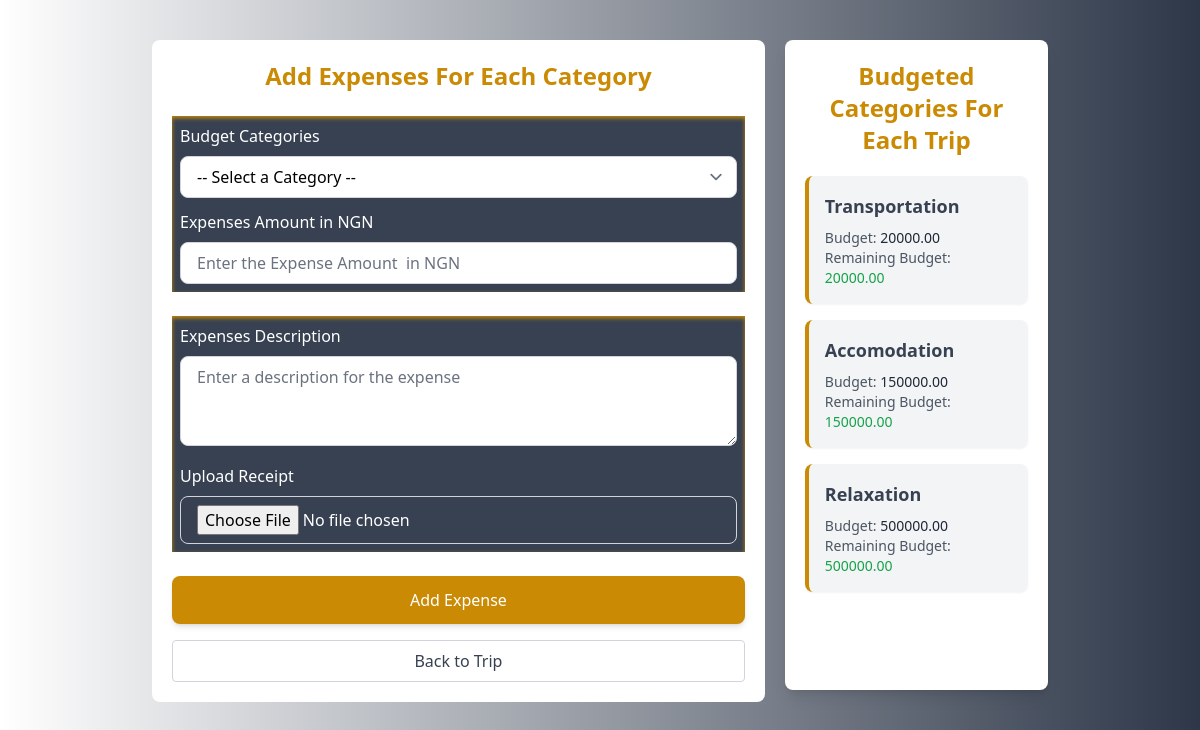
/expenses/3/add-expense/ (signed in), run on an earlier commit of the app's database.
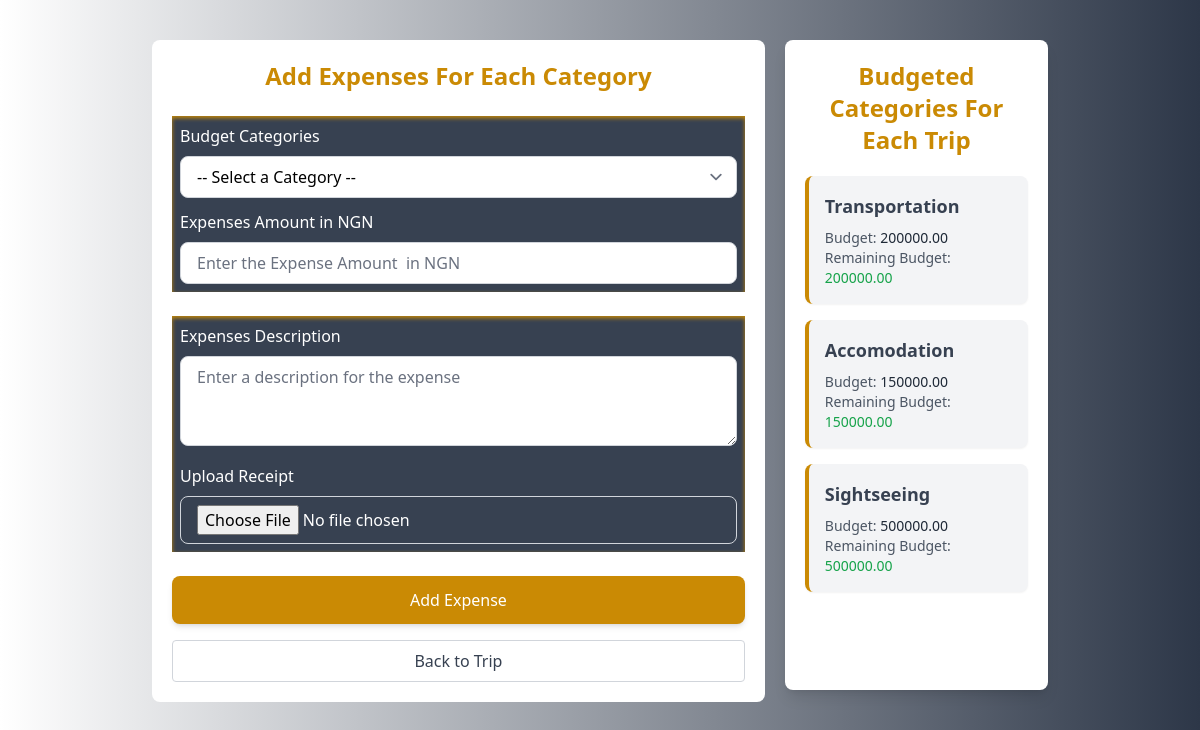
And on a later commit of the database.
### travel/models.py (models this page shows, shortened)
class CategoryBudget(models.Model):
    trip = models.ForeignKey(Trip, on_delete=models.CASCADE, related_name='category_budgets')  # Link to a trip
    category = models.CharField(max_length=50)  # Name of the category (e.g., Sightseeing)
    budget = models.DecimalField(max_digits=12, decimal_places=2, default=0.00)  # Budget for the category
    def total_expenses(self):
        return sum(expense.amount for expense in self.expenses.all())
    def remaining_budget(self):
        return self.budget - self.total_expenses()

### expenses/views.py (the view)
# urls.py: path('<int:trip_id>/add-expense/', views.add_expense, name='add-expense'),
def add_expense(request, trip_id):
    trip = get_object_or_404(Trip, id=trip_id)
    category_budgets = CategoryBudget.objects.filter(trip=trip).select_related('trip')
    try:
        user_profile = User_Profile.objects.get(user=request.user)
        preferred_currency = user_profile.preferred_currency
        preferred_currency_symbol = CURRENCY_SYMBOLS.get(preferred_currency, preferred_currency)
    except User_Profile.DoesNotExist:
        preferred_currency = None
        preferred_currency_symbol = None
    if request.method == 'POST':
        form = ExpenseForm(request.POST, request.FILES, trip=trip)
        if form.is_valid():
            expense = form.save(commit=False)
            expense.user = request.user
            expense.trip = trip
            expense.save()
            return redirect('expense-list', trip_id=trip.id)
    else:
        form = ExpenseForm(initial={'trip': trip}, trip=trip)
    category_budgets_with_remaining = [
    {
        'category': category.category,
        'category_budget': category.budget,  # Pass only the category name (string)
        'remaining_budget': category.remaining_budget(),
    }
    for category in category_budgets
]
    return render(request, 'expenses/add_expense.html', {
        'form': form,
        'trip': trip,
        'category_budgets': category_budgets_with_remaining,
        'preferred_currency_symbol': preferred_currency_symbol,
        'preferred_currency':preferred_currency,
    })

### expenses/forms.py
class ExpenseForm(forms.ModelForm):
    class Meta:
        model = Expense
        fields = ['category', 'amount', 'description', 'receipt']
    def __init__(self, *args, **kwargs):
        trip = kwargs.pop('trip', None)
        super().__init__(*args, **kwargs)
        if trip:
            self.fields['category'].queryset = CategoryBudget.objects.filter(trip=trip)

### expenses/templates/expenses/add_expense.html (shortened to what the changed rows need)
{% extends 'Base.html' %}
{% block main %}
<div class="bg-white-gray min-h-screen p-10">
    <div class="md:w-[80%] mx-auto flex flex-col md:flex-row gap-5">
        <div class="bg-white p-5 md:w-[30%] shadow-lg rounded-lg max-h-[650px] overflow-y-auto">
            <div>
                <ul class="space-y-4">
                    {% for category in category_budgets %}
                        <li class="bg-gray-100 border-l-4 border-yellow-600 p-4 rounded-lg shadow-sm hover:shadow-md hover:bg-yellow-600 transition duration-300 ease-in-out">
                            <h6 class="font-semibold text-gray-700 text-lg mb-2">{{ category.category }}</h6>
                            <p class="text-gray-600 text-sm">
                                Budget: <span class="font-medium text-gray-800">{{ category.category_budget }}</span>
                            </p>
                            <p class="text-gray-600 text-sm">
                                Remaining Budget:
                                <span class="font-medium {% if category.remaining_budget < 0 %}text-red-600{% else %}text-green-600{% endif %}">
                                    {{ category.remaining_budget }}
                                </span>
                            </p>
                        </li>
                    {% endfor %}
                </ul>
            </div>
        </div>
    </div>
</div>
{% endblock %}

What changed in the data, as far as the page shows it:
removed CategoryBudget: category "Relaxation", category_budget "500000.00"
added CategoryBudget: category "Sightseeing", category_budget "500000.00"
Also different on the page:
new list line: "Transportation 200000.00"
new list line: "Budget: Remaining Budget: 200000.00"
new list line: "Budget: Remaining Budget: 500000.00"
list line gone: "Transportation 20000.00"
list line gone: "Budget: Remaining Budget: 20000.00"
list line gone: "Budget: Remaining Budget: 500000.00"
